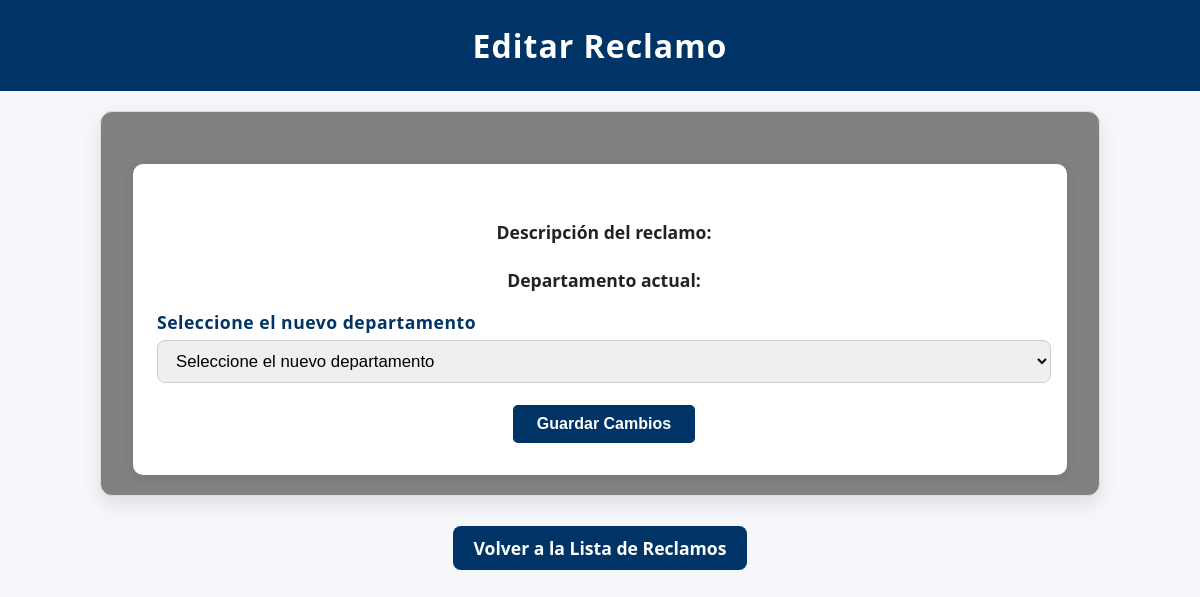
The app's page /editar_reclamo/89 (signed in), older data.
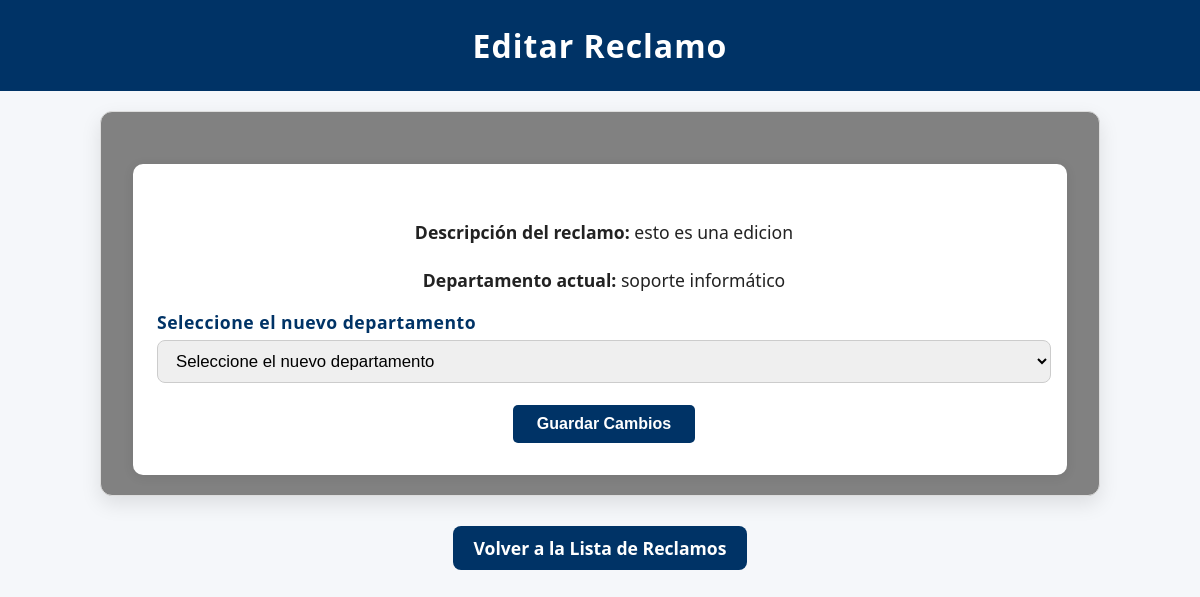
The same page, newer data.
### modules/modelos.py (models this page shows, shortened)
class Base(DeclarativeBase):
    pass

class ModeloReclamo(Base):
    __tablename__ = 'reclamos'
    id = Column(Integer, primary_key=True)
    estado = Column(String, default="pendiente")
    fecha_hora = Column(DateTime, default=datetime.utcnow)
    contenido = Column(String)
    usuario_id = Column(Integer, ForeignKey('usuarios.id'))
    clasificacion = Column(String)
    cantidad_adherentes = Column(Integer, default=1) #Se contabiliza como adherente el usuario que crea el reclamo
    tiempo_estimado = Column(Integer,default=0) #Solo se cambia cuando el reclamo pasa de pendiente -->en proceso
    resuelto_en = Column(Integer,default=None) #Representa la cantidad de días que se tardó en resolver un reclamo
    ''' Relación muchos a muchos con Usuario
    Una relación muchos a muchos en SQL permite que múltiples registros de una tabla se asocien con múltiples registros de otra tabla.
    Esto se implementa mediante una tabla intermedia que contiene claves foráneas de ambas tablas relacionadas.
    Esta estructura facilita modelar relaciones complejas, como estudiantes inscritos en varios cursos o productos en múltiples órdenes.
    '''
    usuarios = relationship(
        "ModeloUsuario",
        back_populates="reclamos"
    )
    usuario = relationship("ModeloUsuario", foreign_keys=[usuario_id], backref="reclamos_creados")

### server.py (the view, shortened to what this page needs)
@app.route('/editar_reclamo/<int:reclamo_id>', methods=['GET', 'POST'])
@login_required
def editar_reclamo(reclamo_id):
    modelo_reclamo = repo_reclamos.obtener_registro_por_filtro(filtro="id", valor=reclamo_id)
    accion = request.form.get("accion")
    return render_template("editar_reclamo.html", reclamo=modelo_reclamo)

### modules/login.py (called while the page is built)
    @property
    def is_authenticated(self):
        return True

### modules/repositorio.py (called while the page is built)
    def obtener_registro_por_filtro(self, campo, valor, campo2=None, valor2=None):
        query = self.__session.query(ModeloUsuario).filter(getattr(ModeloUsuario, campo) == valor)
        if campo2 and valor2:
            query = query.filter(getattr(ModeloUsuario, campo2) == valor2)
        modelo = query.first()
        if modelo:
            return self.__map_modelo_a_entidad(modelo)
        return None

    def __map_modelo_a_entidad(self, modelo: ModeloUsuario):
        return Usuario(
            nombre=modelo.nombre,
            apellido=modelo.apellido,
            email=modelo.email,
            nombre_de_usuario=modelo.nombre_de_usuario,
            contraseña=modelo.contraseña,
            rol=modelo.rol,
            claustro=modelo.claustro,
            id=modelo.id
        )

    def obtener_registro_por_filtro(self, filtro, valor, mapeado=True):
        modelo = self.__session.query(ModeloReclamo).filter_by(**{filtro: valor}).first()
        return self.mapear_modelo_a_reclamo(modelo) if modelo and mapeado else modelo

### modules/usuarios.py (called while the page is built)
    @property
    def nombre(self):
        return self.__nombre

### templates/editar_reclamo.html (shortened to what this page needs)
<!DOCTYPE html>
<html lang="es">
<head>
    <link rel="stylesheet" href="{{ url_for('static', filename='style.css') }}">
</head>
<body>
    <h1>Editar Reclamo</h1>
    <main class="contenedor-principal">
        <form method="POST" enctype="multipart/form-data" class="formulario-reclamos">
            {% if current_user.rol == '1' %}
                <div class="form-group">
                    <p><strong>Descripción del reclamo:</strong> {{ reclamo.contenido }}</p>
                </div>
                <div class="form-group">
                    <p><strong>Departamento actual:</strong> {{ reclamo.clasificacion }}</p>
                    <label for="nuevo_dpto"><strong>Seleccione el nuevo departamento</strong></label>
                    <select id="nuevo_dpto" name="nuevo_dpto" required>
                        <option value="" disabled selected>Seleccione el nuevo departamento</option>
                    </select>
                </div>
            {%endif%}
            <button type="submit" class="button-center">Guardar Cambios</button>
        </form>
    </main>
    <p style="text-align:center; margin-top: 30px;">
        <a href="{{ url_for('mis_reclamos') }}" class="enlace-boton">Volver a la Lista de Reclamos</a>
    </p>
</body>
</html>

Row changes from the older to the newer data that the page shows:
added ModeloReclamo: contenido "esto es una edicion", clasificacion "soporte informático"
